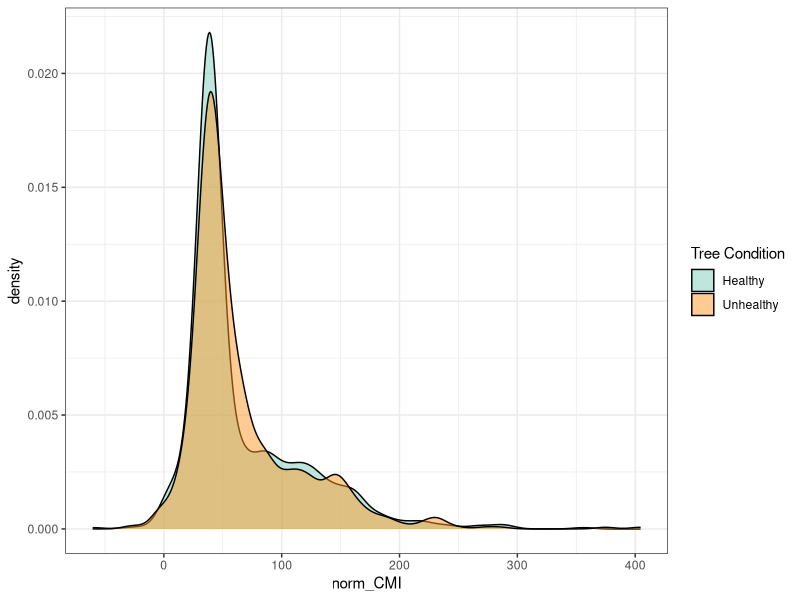
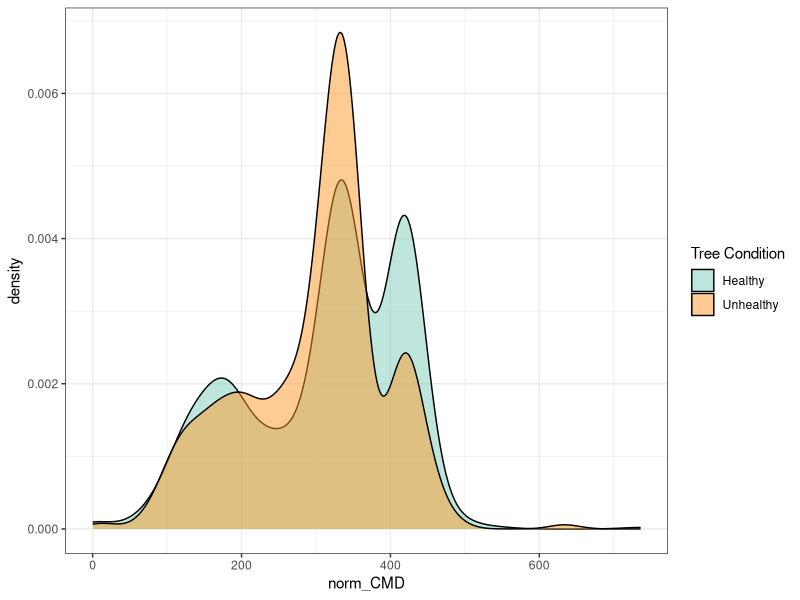

These charts were generated, in order, by the following R code: (Note: a time limit stopped this script after it produced the figures.)
## ---- chunk 1
knitr::opts_chunk$set(echo = FALSE)
knitr::opts_knit$set(root.dir = "/Users/redcedar/ServerFiles/redcedar/") 
## ---- chunk 2
library(tidyverse)
library(randomForest)
library(caret)
library(rpart)
library(knitr)
## ---- chunk 3
data <- read.csv("./data/observations-223649.csv")
## ---- chunk 4
normals <- read.csv("./data/gps1500_Normal_1991_2020MSY.csv",na.string ="-9999")
colnames(normals) <- str_c("norm_",colnames(normals)) #change column names - not to be confused with decadal data
normals <- rename(normals, id = norm_ID2) #rename column 'ID2' (changed for ClimateNA tool) back to 'id'
## ---- chunk 5
lastdecade <- read.csv("./data/gps1500_Decade_2011_2020MSY.csv",na.string ="-9999")
lastdecade <- rename(lastdecade, id = ID2) #rename column 'ID2' (changed for ClimateNA tool) back to 'id'
## ---- chunk 6
#combo.normals <- left_join(data,normals,by="id")  %>% left_join(.,topo,by="id") %>% left_join(.,pnwsoils,by="id")
#combo.decade <- left_join(data,lastdecade,by="id")  %>% left_join(.,topo,by="id") %>% left_join(.,pnwsoils,by="id") 
combo <- left_join(data,lastdecade,by="id") %>% left_join(.,normals,by="id") 
## ---- chunk 7
combo$field.tree.canopy.symptoms[combo$field.tree.canopy.symptoms=="Multiple Symptoms"] <-"Multiple Symptoms (please list in Notes)"
combo$field.tree.canopy.symptoms[combo$field.tree.canopy.symptoms=="multiple symptoms"] <-"Multiple Symptoms (please list in Notes)"
combo$field.tree.canopy.symptoms[combo$field.tree.canopy.symptoms=="thinning foliage"] <-"Thinning Canopy"
combo$field.tree.canopy.symptoms[combo$field.tree.canopy.symptoms=="healthy"] <-"Healthy"
combo$field.tree.canopy.symptoms[combo$field.tree.canopy.symptoms=="dead top"] <-"Old Dead Top (needles already gone)"
combo <- combo %>% droplevels()
combo$field.tree.canopy.symptoms <- as.factor(combo$field.tree.canopy.symptoms)
#levels(combo$field.tree.canopy.symptoms)
## ---- chunk 8
combo$field.number.of.additional.unhealthy.trees..of.same.species..in.area..within.sight.[combo$field.number.of.additional.unhealthy.trees..of.same.species..in.area..within.sight.=="4"] <- "4-6"
combo$field.number.of.additional.unhealthy.trees..of.same.species..in.area..within.sight.[combo$field.number.of.additional.unhealthy.trees..of.same.species..in.area..within.sight.=="5"] <- "4-6"
combo$field.number.of.additional.unhealthy.trees..of.same.species..in.area..within.sight.[combo$field.number.of.additional.unhealthy.trees..of.same.species..in.area..within.sight.=="2"] <- "2-3"
combo <- combo %>% droplevels()
combo$field.number.of.additional.unhealthy.trees..of.same.species..in.area..within.sight. <- as.factor(combo$field.number.of.additional.unhealthy.trees..of.same.species..in.area..within.sight.)
#levels(combo$field.number.of.additional.unhealthy.trees..of.same.species..in.area..within.sight.)
## ---- chunk 9
combo$field.optional...tree.size[combo$field.optional...tree.size == "Large"] <- "Large (too big to wrap arms around trunk)"
combo$field.optional...tree.size[combo$field.optional...tree.size == "Medium"] <- "Medium (can wrap arms around trunk)"
combo$field.optional...tree.size[combo$field.optional...tree.size == "Small"] <- "Small (can wrap hands around trunk)"
combo$field.optional...tree.size[combo$field.optional...tree.size == "Very Large"] <- "Very Large (would take many people to wrap arms around trunk)"
combo <- combo %>% droplevels()
combo$field.optional...tree.size <- as.factor(combo$field.optional...tree.size)
#levels(combo$field.optional...tree.size)
## ---- chunk 10
combo %>% group_by(field.tree.canopy.symptoms) %>% count()
## ---- chunk 11
combo.filtered <- combo %>% select(-c("field.optional...site.type",
                                      "field.optional...site.hydrology",
                                      "field.optional...site.location.description",
                                      "field.optional...site.area.disturbance.level",
                                      "field.optional...tree.size",
  "field.optional...slope.position",
  "field.optional...did.the.tree.have.heat.damage",
,"field.percent.canopy.affected...."
,"field.number.of.additional.unhealthy.trees..of.same.species..in.area..within.sight."
,"field.percent.of.trees..of.same.species..within.sight.that.are.unhealthy"
,"field.optional...access.to.water"
,"id"  
,"observed_on_string"                                                                     
,"observed_on"                                                                            
,"time_observed_at"                                                                       
,"time_zone"                                                                              
,"user_id"                                                                                
,"user_login"                                                                             
,"created_at"                                                                             
,"updated_at"
,"quality_grade"                                                                          
,"license"                                                                                
,"url"                                                                                    
,"image_url"                                                                              
,"sound_url"                                                                              
,"tag_list"                                                                               
,"description"                                                                            
,"num_identification_agreements"                                                          
,"num_identification_disagreements"                                                       
,"captive_cultivated"                                                                     
,"oauth_application_id"                                                                   
,"place_guess"                                                                            
,"latitude"                                                                               
,"longitude"                                                                              
,"positional_accuracy"                                                                    
,"private_place_guess"                                                                    
,"private_latitude"                                                                       
,"private_longitude"                                                                      
,"public_positional_accuracy"                                                             
,"geoprivacy"                                                                             
,"taxon_geoprivacy"                                                                       
,"coordinates_obscured"                                                                   
,"positioning_method"                                                                     
,"positioning_device"                                                                     
,"place_town_name"                                                                        
,"place_county_name"                                                                      
,"place_state_name"                                                                       
,"place_country_name"                                                                     
,"place_admin1_name"                                                                      
,"place_admin2_name"                                                                      
,"species_guess"                                                                          
,"scientific_name"
,"common_name"                                                                            
,"iconic_taxon_name"                                                                      
,"taxon_id"          
,"field.other.factors...are.there.signs.or.symptoms.of.insect..diseases..or.other.damage."
,"field.optional...what..other.factors..were.observed." 
, "field.optional...were.there.any.other.unhealthy.plant.species.on.the.site."             
 ,"field.optional...timing.of.symptoms.estimate"                                           
, "field.optional...estimated.time.spent.to.make.this.observation....of.minutes."          
, "field.optional...can.we.follow.up.with.you."
))
# combo.filtered <- combo.filtered[c(45,50:59,68:332,337:341,355:394,396:503,510:774)] 
## ---- chunk 12
combo.filtered <- combo.filtered %>% select(-c(
,"X" 
,"Latitude"                                    
,"Longitude"
,"field.notes"
,"norm_X"                                                                                   
,"norm_Latitude"                                                                            
,"norm_Longitude"                                                                           
,"norm_Elevation"))
## ---- chunk 13
#nearZeroVar(combo.filtered)
combo.filtered.nearzerovar <- combo.filtered[,-nearZeroVar(combo.filtered)]
#write.csv(combo.decade.filtered,file="./data/troubleshoot.csv")
## ---- chunk 14
combo.filtered.nearzerovar <-as.data.frame(unclass(combo.filtered.nearzerovar),stringsAsFactors=TRUE) #change all chars to factors
## ---- chunk 15
level_key <- c("Healthy" = "Healthy", "Thinning Canopy" = "Unhealthy", "New Dead Top (red or brown needles still attached)" = "Unhealthy", "Old Dead Top (needles already gone)" = "Unhealthy", "Tree is dead" = "Unhealthy", "Multiple Symptoms (please list in Notes)" = "Unhealthy", "Extra Cone Crop" = "Unhealthy", "Browning Canopy" = "Unhealthy","Branch Dieback or 'Flagging'" = "Unhealthy", "Other (please describe in Notes)" = "Unhealthy", "Yellowing Canopy" = "Unhealthy")

binary <- combo.filtered.nearzerovar
binary$field.tree.canopy.symptoms <- recode_factor(binary$field.tree.canopy.symptoms, !!!level_key)
#levels(binary$field.tree.canopy.symptoms)
binary <- binary %>% filter(field.tree.canopy.symptoms!="Candelabra top or very old spike top (old growth)") %>% droplevels()
binary$field.tree.canopy.symptoms <- as.factor(binary$field.tree.canopy.symptoms)
## ---- chunk 16
binary %>% group_by(field.tree.canopy.symptoms) %>% count()
## ---- chunk 17

ggplot(binary,aes(norm_CMI,fill=field.tree.canopy.symptoms)) +geom_density(alpha=0.5) + scale_fill_manual(name="Tree Condition",values=c("#7fcdbb","#fe9929")) +theme_bw()
## ---- chunk 18
ggplot(binary,aes(norm_CMD,fill=field.tree.canopy.symptoms)) +geom_density(alpha=0.5) + scale_fill_manual(name="Tree Condition",values=c("#7fcdbb","#fe9929")) +theme_bw()
## ---- chunk 19
monthless.binary <- binary[-c(9:155,232:378)]
## ---- chunk 20
normal.monthless.binary <- binary[-c(9:378)]
## ---- chunk 21
set.seed(71)
rf <- randomForest(field.tree.canopy.symptoms ~ ., data=binary, ntree=2001, importance=TRUE, na.action=na.omit, proximity=TRUE)
## ---- chunk 22
rf
## ---- chunk 23
plot(rf)
## ---- chunk 24
#Below code copied from: https://github.com/StatQuest/random_forest_demo/blob/master/random_forest_demo.R as described here: https://www.youtube.com/watch?v=6EXPYzbfLCE

## Start by converting the proximity matrix into a distance matrix. 

distance.matrix <- as.dist(1-rf$proximity)

mds.stuff <- cmdscale(distance.matrix, eig=TRUE, x.ret=TRUE)

## calculate the percentage of variation that each MDS axis accounts for...
mds.var.per <- round(mds.stuff$eig/sum(mds.stuff$eig)*100, 1)

## now make a fancy looking plot that shows the MDS axes and the variation:
mds.values <- mds.stuff$points
mds.data <- data.frame(Sample=rownames(mds.values),
  X=mds.values[,1],
  Y=mds.values[,2],
  Status=binary$field.tree.canopy.symptoms)

ggplot(data=mds.data, aes(x=X, y=Y, label=Sample)) + 
  geom_text(aes(color=Status)) +  
  stat_ellipse(geom="polygon",aes(fill=Status,color=Status),alpha=0.45) +
  theme_bw() + 
  scale_color_manual(values=c("#7fcdbb","#fe9929")) +
  scale_fill_manual(values=c("#7fcdbb","#fe9929")) +
  xlab(paste("MDS1 - ", mds.var.per[1], "%", sep="")) +
  ylab(paste("MDS2 - ", mds.var.per[2], "%", sep="")) +
  ggtitle("MDS plot using (1 - Random Forest Proximities)")

#By default, the stat_ellipse function draws a 95% confidence level for a multivariate t-distribution. You can modify this level with level argument.

#more info for ellipse https://r-charts.com/correlation/scatter-plot-ellipses-ggplot2/
## ---- chunk 25
varImpPlot(rf)
## ---- chunk 26
importance <- varImp(rf,scale=TRUE)
plot(importance)
## ---- chunk 27
set.seed(71)
rf <- randomForest(field.tree.canopy.symptoms ~ ., data=monthless.binary, ntree=2001, importance=TRUE, na.action=na.omit, proximity=TRUE)
?randomForest
## ---- chunk 28
rf
## ---- chunk 29
plot(rf)
## ---- chunk 30
#Below code copied from: https://github.com/StatQuest/random_forest_demo/blob/master/random_forest_demo.R as described here: https://www.youtube.com/watch?v=6EXPYzbfLCE

## Start by converting the proximity matrix into a distance matrix. 

distance.matrix <- as.dist(1-rf$proximity)

mds.stuff <- cmdscale(distance.matrix, eig=TRUE, x.ret=TRUE)

## calculate the percentage of variation that each MDS axis accounts for...
mds.var.per <- round(mds.stuff$eig/sum(mds.stuff$eig)*100, 1)

## now make a fancy looking plot that shows the MDS axes and the variation:
mds.values <- mds.stuff$points
mds.data <- data.frame(Sample=rownames(mds.values),
  X=mds.values[,1],
  Y=mds.values[,2],
  Status=monthless.binary$field.tree.canopy.symptoms)

ggplot(data=mds.data, aes(x=X, y=Y, label=Sample)) + 
  geom_text(aes(color=Status)) +  
  stat_ellipse(geom="polygon",aes(fill=Status,color=Status),alpha=0.45) +
  theme_bw() + 
  scale_color_manual(values=c("#7fcdbb","#fe9929")) +
  scale_fill_manual(values=c("#7fcdbb","#fe9929")) +
  xlab(paste("MDS1 - ", mds.var.per[1], "%", sep="")) +
  ylab(paste("MDS2 - ", mds.var.per[2], "%", sep="")) +
  ggtitle("MDS plot using (1 - Random Forest Proximities)")

#By default, the stat_ellipse function draws a 95% confidence level for a multivariate t-distribution. You can modify this level with level argument.

#more info for ellipse https://r-charts.com/correlation/scatter-plot-ellipses-ggplot2/
## ---- chunk 31
varImpPlot(rf)
## ---- chunk 32
importance <- varImp(rf,scale=TRUE)
plot(importance)
## ---- chunk 33
set.seed(71)
rf <- randomForest(field.tree.canopy.symptoms ~ ., data=normal.monthless.binary, ntree=2001, importance=TRUE, na.action=na.omit, proximity=TRUE)
?randomForest
## ---- chunk 34
rf
## ---- chunk 35
plot(rf)
## ---- chunk 36
#Below code copied from: https://github.com/StatQuest/random_forest_demo/blob/master/random_forest_demo.R as described here: https://www.youtube.com/watch?v=6EXPYzbfLCE

## Start by converting the proximity matrix into a distance matrix. 

distance.matrix <- as.dist(1-rf$proximity)

mds.stuff <- cmdscale(distance.matrix, eig=TRUE, x.ret=TRUE)

## calculate the percentage of variation that each MDS axis accounts for...
mds.var.per <- round(mds.stuff$eig/sum(mds.stuff$eig)*100, 1)

## now make a fancy looking plot that shows the MDS axes and the variation:
mds.values <- mds.stuff$points
mds.data <- data.frame(Sample=rownames(mds.values),
  X=mds.values[,1],
  Y=mds.values[,2],
  Status=normal.monthless.binary$field.tree.canopy.symptoms)

ggplot(data=mds.data, aes(x=X, y=Y, label=Sample)) + 
  geom_text(aes(color=Status)) +  
  stat_ellipse(geom="polygon",aes(fill=Status,color=Status),alpha=0.45) +
  theme_bw() + 
  scale_color_manual(values=c("#7fcdbb","#fe9929")) +
  scale_fill_manual(values=c("#7fcdbb","#fe9929")) +
  xlab(paste("MDS1 - ", mds.var.per[1], "%", sep="")) +
  ylab(paste("MDS2 - ", mds.var.per[2], "%", sep="")) +
  ggtitle("MDS plot using (1 - Random Forest Proximities)")

#By default, the stat_ellipse function draws a 95% confidence level for a multivariate t-distribution. You can modify this level with level argument.

#more info for ellipse https://r-charts.com/correlation/scatter-plot-ellipses-ggplot2/
## ---- chunk 37
varImpPlot(rf)
## ---- chunk 38
importance <- varImp(rf,scale=TRUE)
plot(importance)
## ---- chunk 39
combo.filtered <- combo %>% select(-c("field.optional...site.type",
                                      "field.optional...site.hydrology",
                                      "field.optional...site.location.description",
                                      "field.optional...site.area.disturbance.level",
                                      "field.optional...tree.size",
  "field.optional...slope.position",
  "field.optional...did.the.tree.have.heat.damage",
  "field.tree.canopy.symptoms",
,"field.percent.canopy.affected...."
,"field.percent.of.trees..of.same.species..within.sight.that.are.unhealthy"
,"field.optional...access.to.water"
,"id"  
,"observed_on_string"                                                                     
,"observed_on"                                                                            
,"time_observed_at"                                                                       
,"time_zone"                                                                              
,"user_id"                                                                                
,"user_login"                                                                             
,"created_at"                                                                             
,"updated_at"
,"quality_grade"                                                                          
,"license"                                                                                
,"url"                                                                                    
,"image_url"                                                                              
,"sound_url"                                                                              
,"tag_list"                                                                               
,"description"                                                                            
,"num_identification_agreements"                                                          
,"num_identification_disagreements"                                                       
,"captive_cultivated"                                                                     
,"oauth_application_id"                                                                   
,"place_guess"                                                                            
,"latitude"                                                                               
,"longitude"                                                                              
,"positional_accuracy"                                                                    
,"private_place_guess"                                                                    
,"private_latitude"                                                                       
,"private_longitude"                                                                      
,"public_positional_accuracy"                                                             
,"geoprivacy"                                                                             
,"taxon_geoprivacy"                                                                       
,"coordinates_obscured"                                                                   
,"positioning_method"                                                                     
,"positioning_device"                                                                     
,"place_town_name"                                                                        
,"place_county_name"                                                                      
,"place_state_name"                                                                       
,"place_country_name"                                                                     
,"place_admin1_name"                                                                      
,"place_admin2_name"                                                                      
,"species_guess"                                                                          
,"scientific_name"
,"common_name"                                                                            
,"iconic_taxon_name"                                                                      
,"taxon_id"          
,"field.other.factors...are.there.signs.or.symptoms.of.insect..diseases..or.other.damage."
,"field.optional...what..other.factors..were.observed." 
, "field.optional...were.there.any.other.unhealthy.plant.species.on.the.site."             
 ,"field.optional...timing.of.symptoms.estimate"                                           
, "field.optional...estimated.time.spent.to.make.this.observation....of.minutes."          
, "field.optional...can.we.follow.up.with.you."
,"X" 
,"Latitude"                                    
,"Longitude"
,"field.notes"
,"norm_X"                                                                                   
,"norm_Latitude"                                                                            
,"norm_Longitude"                                                                           
,"norm_Elevation"
))
# combo.filtered <- combo.filtered[c(45,50:59,68:332,337:341,355:394,396:503,510:774)] 
## ---- chunk 40
#nearZeroVar(combo.filtered)
combo.filtered.nearzerovar <- combo.filtered[,-nearZeroVar(combo.filtered)]
#write.csv(combo.decade.filtered,file="./data/troubleshoot.csv")
## ---- chunk 41
combo.filtered.nearzerovar <-as.data.frame(unclass(combo.filtered.nearzerovar),stringsAsFactors=TRUE) #change all chars to factors
## ---- chunk 42
monthless.combo.filtered.nearzerovar <- combo.filtered.nearzerovar[-c(9:155,232:378)]
## ---- chunk 43
normal.monthless.combo.filtered.nearzerovar <- combo.filtered.nearzerovar[-c(9:378)]
## ---- chunk 44
set.seed(71)
rf <- randomForest(field.number.of.additional.unhealthy.trees..of.same.species..in.area..within.sight. ~ ., data=combo.filtered.nearzerovar, ntree=2001, importance=TRUE, na.action=na.omit, proximity=TRUE)
## ---- chunk 45
rf
## ---- chunk 46
plot(rf)
## ---- chunk 47
#Below code copied from: https://github.com/StatQuest/random_forest_demo/blob/master/random_forest_demo.R as described here: https://www.youtube.com/watch?v=6EXPYzbfLCE

## Start by converting the proximity matrix into a distance matrix. 

distance.matrix <- as.dist(1-rf$proximity)

mds.stuff <- cmdscale(distance.matrix, eig=TRUE, x.ret=TRUE)

## calculate the percentage of variation that each MDS axis accounts for...
mds.var.per <- round(mds.stuff$eig/sum(mds.stuff$eig)*100, 1)

## now make a fancy looking plot that shows the MDS axes and the variation:
mds.values <- mds.stuff$points
mds.data <- data.frame(Sample=rownames(mds.values),
  X=mds.values[,1],
  Y=mds.values[,2],
  Status=combo.filtered.nearzerovar$field.number.of.additional.unhealthy.trees..of.same.species..in.area..within.sight.)

ggplot(data=mds.data, aes(x=X, y=Y, label=Sample)) + 
  geom_text(aes(color=Status)) +  
  stat_ellipse(geom="polygon",aes(fill=Status,color=Status),alpha=0.45) +
  theme_bw() + 
  scale_color_discrete() +
  scale_fill_discrete() +
  xlab(paste("MDS1 - ", mds.var.per[1], "%", sep="")) +
  ylab(paste("MDS2 - ", mds.var.per[2], "%", sep="")) +
  ggtitle("MDS plot using (1 - Random Forest Proximities)")

#By default, the stat_ellipse function draws a 95% confidence level for a multivariate t-distribution. You can modify this level with level argument.

#more info for ellipse https://r-charts.com/correlation/scatter-plot-ellipses-ggplot2/
## ---- chunk 48
varImpPlot(rf)
## ---- chunk 49
importance <- varImp(rf,scale=TRUE)
plot(importance)
## ---- chunk 50
set.seed(71)
rf <- randomForest(field.number.of.additional.unhealthy.trees..of.same.species..in.area..within.sight. ~ ., data=monthless.combo.filtered.nearzerovar , ntree=2001, importance=TRUE, na.action=na.omit, proximity=TRUE)
?randomForest
## ---- chunk 51
rf
## ---- chunk 52
plot(rf)
## ---- chunk 53
#Below code copied from: https://github.com/StatQuest/random_forest_demo/blob/master/random_forest_demo.R as described here: https://www.youtube.com/watch?v=6EXPYzbfLCE

## Start by converting the proximity matrix into a distance matrix. 

distance.matrix <- as.dist(1-rf$proximity)

mds.stuff <- cmdscale(distance.matrix, eig=TRUE, x.ret=TRUE)

## calculate the percentage of variation that each MDS axis accounts for...
mds.var.per <- round(mds.stuff$eig/sum(mds.stuff$eig)*100, 1)

## now make a fancy looking plot that shows the MDS axes and the variation:
mds.values <- mds.stuff$points
mds.data <- data.frame(Sample=rownames(mds.values),
  X=mds.values[,1],
  Y=mds.values[,2],
  Status=monthless.combo.filtered.nearzerovar$field.number.of.additional.unhealthy.trees..of.same.species..in.area..within.sight.)

ggplot(data=mds.data, aes(x=X, y=Y, label=Sample)) + 
  geom_text(aes(color=Status)) +  
  stat_ellipse(geom="polygon",aes(fill=Status,color=Status),alpha=0.45) +
  theme_bw() + 
  scale_color_discrete() +
  scale_fill_discrete() +
  xlab(paste("MDS1 - ", mds.var.per[1], "%", sep="")) +
  ylab(paste("MDS2 - ", mds.var.per[2], "%", sep="")) +
  ggtitle("MDS plot using (1 - Random Forest Proximities)")

#By default, the stat_ellipse function draws a 95% confidence level for a multivariate t-distribution. You can modify this level with level argument.

#more info for ellipse https://r-charts.com/correlation/scatter-plot-ellipses-ggplot2/
## ---- chunk 54
varImpPlot(rf)
## ---- chunk 55
importance <- varImp(rf,scale=TRUE)
plot(importance)
## ---- chunk 56
set.seed(71)
rf <- randomForest(field.number.of.additional.unhealthy.trees..of.same.species..in.area..within.sight. ~ ., data=normal.monthless.combo.filtered.nearzerovar, ntree=2001, importance=TRUE, na.action=na.omit, proximity=TRUE)
## ---- chunk 57
rf
## ---- chunk 58
plot(rf)
## ---- chunk 59
#Below code copied from: https://github.com/StatQuest/random_forest_demo/blob/master/random_forest_demo.R as described here: https://www.youtube.com/watch?v=6EXPYzbfLCE

## Start by converting the proximity matrix into a distance matrix. 

distance.matrix <- as.dist(1-rf$proximity)

mds.stuff <- cmdscale(distance.matrix, eig=TRUE, x.ret=TRUE)

## calculate the percentage of variation that each MDS axis accounts for...
mds.var.per <- round(mds.stuff$eig/sum(mds.stuff$eig)*100, 1)

## now make a fancy looking plot that shows the MDS axes and the variation:
mds.values <- mds.stuff$points
mds.data <- data.frame(Sample=rownames(mds.values),
  X=mds.values[,1],
  Y=mds.values[,2],
  Status=normal.monthless.combo.filtered.nearzerovar$field.number.of.additional.unhealthy.trees..of.same.species..in.area..within.sight.)

ggplot(data=mds.data, aes(x=X, y=Y, label=Sample)) + 
  geom_text(aes(color=Status)) +  
  stat_ellipse(geom="polygon",aes(fill=Status,color=Status),alpha=0.45) +
  theme_bw() + 
  scale_color_discrete() +
  scale_fill_discrete() +
  xlab(paste("MDS1 - ", mds.var.per[1], "%", sep="")) +
  ylab(paste("MDS2 - ", mds.var.per[2], "%", sep="")) +
  ggtitle("MDS plot using (1 - Random Forest Proximities)")

#By default, the stat_ellipse function draws a 95% confidence level for a multivariate t-distribution. You can modify this level with level argument.

#more info for ellipse https://r-charts.com/correlation/scatter-plot-ellipses-ggplot2/
## ---- chunk 60
varImpPlot(rf)
## ---- chunk 61
importance <- varImp(rf,scale=TRUE)
plot(importance)
